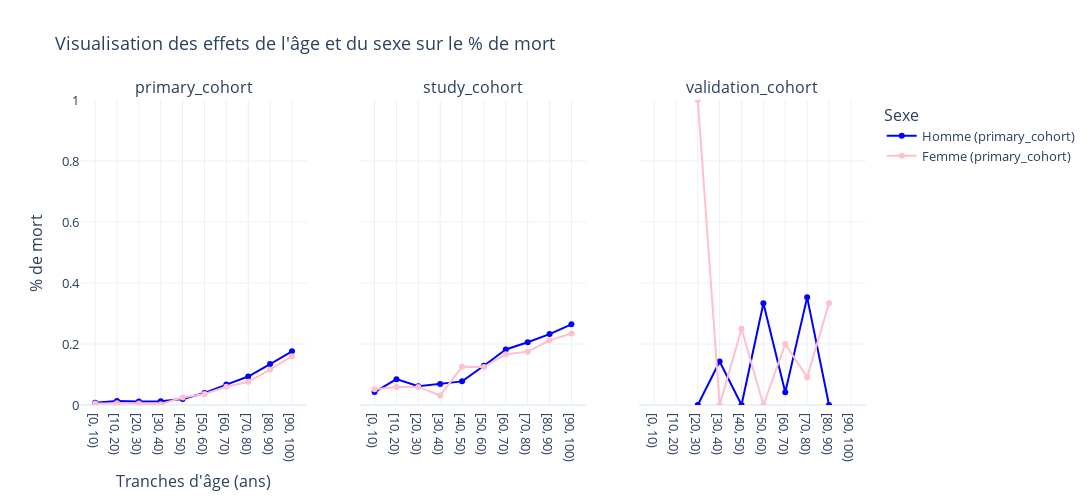

Notebook cell for this chart:
### Markdown cell above
### II. 2) Effets généraux de l'age et du sexe sur le % de morts

### Code cell
fig = make_subplots(
    rows=1,
    cols=len(cohorts),
    subplot_titles=list(cohorts),
    shared_yaxes=True  
)

for i, cohort in enumerate(cohorts, start=1):
    
    prob = dict_df[cohort].copy()
    prob["age_bin"] = pd.cut(prob.age_years, bins=range(0, 101, 10), right=False)

    prob = (
        prob
        .groupby(['age_bin', 'sex_0male_1female'])
        .hospital_outcome_1alive_0dead
        .mean()
        .reset_index()
    )
    prob['death_prob'] = 1 - prob.hospital_outcome_1alive_0dead 

    for sex in [0, 1]:
        subset = prob[prob['sex_0male_1female'] == sex]
        fig.add_trace(
            go.Scatter(
                x=subset['age_bin'].astype(str),
                y=subset['death_prob'],
                mode='lines+markers',
                name=f"{'Homme' if sex==0 else 'Femme'} ({cohort})",
                line=dict(color=colors[sex]),
                showlegend=(i == 1) 
            ),
            row=1, col=i
        )


fig.update_layout(
    title="Visualisation des effets de l'âge et du sexe sur le % de mort",
    height=500,
    width=1200,
    xaxis_title="Tranches d'âge (ans)",
    yaxis_title="% de mort",
    yaxis=dict(range=[0, 1]), 
    legend_title="Sexe",
    template="plotly_white",
    font=dict(size=13)
)

fig.show()

### Figure 1 — Plotly figure (JSON) as saved in the notebook; plotly's stock layout.template omitted (floating-point values rounded to 4 significant figures)
{"data": [{"line": {"color": "blue"}, "mode": "lines+markers", "name": "Homme (primary_cohort)", "showlegend": true, "type": "scatter", "x": ["[0, 10)", "[10, 20)", "[20, 30)", "[30, 40)", "[40, 50)", "[50, 60)", "[60, 70)", "[70, 80)", "[80, 90)", "[90, 100)"], "xaxis": "x", "y": [0.006989, 0.01319, 0.01186, 0.01232, 0.01943, 0.03946, 0.0669, 0.09333, 0.1342, 0.176], "yaxis": "y"}, {"line": {"color": "pink"}, "mode": "lines+markers", "name": "Femme (primary_cohort)", "showlegend": true, "type": "scatter", "x": ["[0, 10)", "[10, 20)", "[20, 30)", "[30, 40)", "[40, 50)", "[50, 60)", "[60, 70)", "[70, 80)", "[80, 90)", "[90, 100)"], "xaxis": "x", "y": [0.005076, 0.005567, 0.005096, 0.002564, 0.02425, 0.03588, 0.05976, 0.07589, 0.1158, 0.1601], "yaxis": "y"}, {"line": {"color": "blue"}, "mode": "lines+markers", "name": "Homme (study_cohort)", "showlegend": false, "type": "scatter", "x": ["[0, 10)", "[10, 20)", "[20, 30)", "[30, 40)", "[40, 50)", "[50, 60)", "[60, 70)", "[70, 80)", "[80, 90)", "[90, 100)"], "xaxis": "x2", "y": [0.04242, 0.08475, 0.06135, 0.06863, 0.07748, 0.1287, 0.1821, 0.2056, 0.2325, 0.2645], "yaxis": "y2"}, {"line": {"color": "pink"}, "mode": "lines+markers", "name": "Femme (study_cohort)", "showlegend": false, "type": "scatter", "x": ["[0, 10)", "[10, 20)", "[20, 30)", "[30, 40)", "[40, 50)", "[50, 60)", "[60, 70)", "[70, 80)", "[80, 90)", "[90, 100)"], "xaxis": "x2", "y": [0.05195, 0.05882, 0.05926, 0.03125, 0.1254, 0.1242, 0.1667, 0.175, 0.212, 0.2346], "yaxis": "y2"}, {"line": {"color": "blue"}, "mode": "lines+markers", "name": "Homme (validation_cohort)", "showlegend": false, "type": "scatter", "x": ["[0, 10)", "[10, 20)", "[20, 30)", "[30, 40)", "[40, 50)", "[50, 60)", "[60, 70)", "[70, 80)", "[80, 90)", "[90, 100)"], "xaxis": "x3", "y": [NaN, NaN, 0.0, 0.1429, 0.0, 0.3333, 0.04167, 0.3529, 0.0, NaN], "yaxis": "y3"}, {"line": {"color": "pink"}, "mode": "lines+markers", "name": "Femme (validation_cohort)", "showlegend": false, "type": "scatter", "x": ["[0, 10)", "[10, 20)", "[20, 30)", "[30, 40)", "[40, 50)", "[50, 60)", "[60, 70)", "[70, 80)", "[80, 90)", "[90, 100)"], "xaxis": "x3", "y": [NaN, NaN, 1.0, 0.0, 0.25, 0.0, 0.2, 0.09091, 0.3333, NaN], "yaxis": "y3"}], "layout": {"annotations": [{"font": {"size": 16}, "showarrow": false, "text": "primary_cohort", "x": 0.1444, "xanchor": "center", "xref": "paper", "y": 1, "yanchor": "bottom", "yref": "paper"}, {"font": {"size": 16}, "showarrow": false, "text": "study_cohort", "x": 0.5, "xanchor": "center", "xref": "paper", "y": 1, "yanchor": "bottom", "yref": "paper"}, {"font": {"size": 16}, "showarrow": false, "text": "validation_cohort", "x": 0.8556, "xanchor": "center", "xref": "paper", "y": 1, "yanchor": "bottom", "yref": "paper"}], "font": {"size": 13}, "height": 500, "legend": {"title": {"text": "Sexe"}}, "title": {"text": "Visualisation des effets de l'âge et du sexe sur le % de mort"}, "width": 1200, "xaxis": {"anchor": "y", "domain": [0, 0.2889], "title": {"text": "Tranches d'âge (ans)"}}, "xaxis2": {"anchor": "y2", "domain": [0.3556, 0.6444]}, "xaxis3": {"anchor": "y3", "domain": [0.7111, 1]}, "yaxis": {"anchor": "x", "domain": [0, 1], "range": [0, 1], "title": {"text": "% de mort"}}, "yaxis2": {"anchor": "x2", "domain": [0, 1], "matches": "y", "showticklabels": false}, "yaxis3": {"anchor": "x3", "domain": [0, 1], "matches": "y", "showticklabels": false}}}
